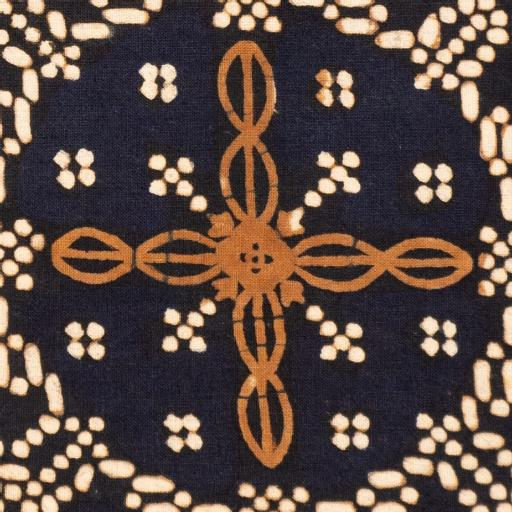
#> input picture Datasets/Batik Nitik 960/Demo/Training/1 Sekar Kemuning 1_rotate_180.jpg, 512 x 512 px, found by its file name; its folder holds only this picture in this run
$ jupyter execute --allow-errors '2. extract_texture.ipynb'
#> lines starting #> are read from the running program, lines starting #| are printed output that depends on the picture
[cell 1]
'''
REQUIREMENTS:
- Python version                     3.8.5
- opencv-python                      4.7.0.72
- matplotlib                         3.3.2
- pandas                             1.1.1
- pyfeats                            1.0.0
- os
- re

DATASET:
Minarno, Agus Eko; Nugroho, Hanung Adi; Soesanti, Indah (2023), “Batik Nitik 960”, Mendeley Data, V3, doi: 10.17632/sgh484jxzy.3

Link dataset: https://data.mendeley.com/datasets/vz7pzt2grf
'''

Import Images

[cell 2]
import cv2
import os
import re

def import_images(folder_path):
    # Buat list kosong buat penampung images dan label images
#> called with folder_path = 'Datasets\\Batik Nitik 960\\Demo\\Training'
    images = []
    labels = []
    # inisialiasi bentuk regex
    pattern = r'[ _]+'
    # Memeriksa apakah folder tersebut ada
    if os.path.exists(folder_path):
        # Mendapatkan daftar file dalam folder
        files = os.listdir(folder_path)
        # Loop melalui setiap file dalam folder
        for file_name in files:
            # Memeriksa apakah file tersebut adalah file gambar (misalnya, dengan ekstensi .jpg atau .png)
            if file_name.endswith(('.jpg', '.png', '.jpeg')):
                # Menggabungkan path lengkap ke file gambar
                image_path = os.path.join(folder_path, file_name)
                file_name = os.path.basename(image_path)

                """
                #############################################################################
                Kode di bawah digunakan untuk mencari label kelas atau jenis batiknya
                di sini saya menggunakan regex untuk mengekstrak teks nama jenis batiknya saja
                #############################################################################
                """
                # Mencari semua kata dalam nama file
                words = re.findall(r'\w+', file_name)
                # Menggabungkan kata-kata tersebut menjadi satu string
                result = ' '.join(words[1:-2])  # Mengabaikan kata pertama (angka) dan dua kata terakhir (n_rotate_a dan ekstensi)
                labels.append(result)

                """
                #############################################################################
                Kode di bawah digunakan untuk read image dan convert ke dalam grayscale
                #############################################################################
                """
                # Membaca gambar menggunakan OpenCV
                image = cv2.imread(image_path)
#> image is the input picture: shape (512, 512, 3); mean B, G, R 68.6, 75.5, 92.3
                gray = cv2.cvtColor(image, cv2.COLOR_BGR2GRAY) # Convert ke grayscale
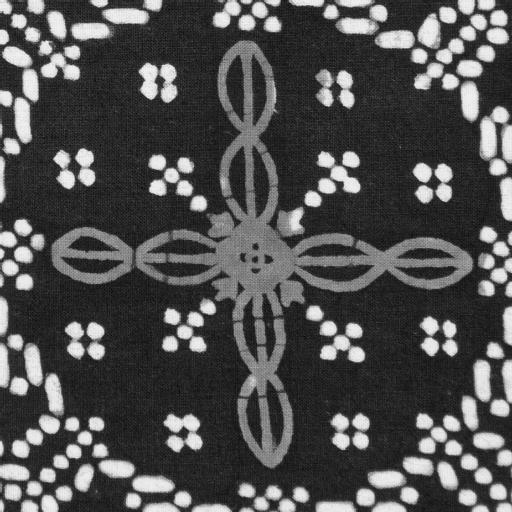
#> gray: shape (512, 512); min 3, max 249, mean 79.7
                images.append(gray)

            else:
                print(f"Ignoring non-image file: {file_name}")

    else:
        print(f"Folder not found: {folder_path}")

    print(len(images))
#| 1
    print(len(labels))

    return images, labels

[cell 3]
# Run function above
# Path ke folder yang berisi gambar
'''
############# READ ME ##############
Karena dataset yang terlalu besar yaitu 960 citra batik,
maka untuk pengembangan atau percobaan coding, di sini saya menggunakan sampel data saja
yang terdiri dari Data Training 10 citra dan Data Testing 3 citra

Jadi apabila ingin menggunakan full data 960 citra, directory path di bawah dapat disesuaikan
'''

# Data Training
folder_path_training = r"Datasets\Batik Nitik 960\Demo\Training" # Path ini diganti tergantung direktori tempat simpan filenya
images_training, labels_training = import_images(folder_path_training)
#> images_training = 1 item; labels_training = ['Sekar Kemuning']

# Data Testing
folder_path_testing = r"Datasets\Batik Nitik 960\Demo\Testing" # Path ini diganti tergantung direktori tempat simpan filenya
images_testing, labels_testing = import_images(folder_path_testing)

Show Image

[cell 4]
import matplotlib.pyplot as plt

def show_image(images, labels):
  plt.imshow(images[0], cmap='gray') # Tampilkan citra pada list images index 0
  plt.title(labels[0])
  plt.show()

[cell 5]
# Data Training
show_image(images_training, labels_training)

#> (a cell that did not finish here is left out)

Ekstraksi Fitur Tekstur

Ektraksi tekstur dibantu oleh library pyfeats, untuk mempelajari pyfeats beserta algoritma yang digunakan bisa kunjungi https://github.com/giakou4/pyfeats

[cell 7]
from pyfeats import *

class Features():
    #structure of the solution
    # [27 lines left out: function __init__, not called in this run]


def extract_texture(images, mask = None):
  FOS =  []
  GLCM_mean = []
  GLCM_range = []
  GLDS = []
  NGTDM = []
  SFM = []
  LTE = []
  FDTA =  []
  GLRLM = []
  FPS = []
  HOS = []
  LBP = []
  GLSZM = []

  for f in images:
    # 1. FOS
    features_FOS, labels_FOS = fos(f, mask)
    FOS.append(features_FOS)
    # 2. GLCM
    features_GLCM_mean, features_GLCM_range, labels_mean, labels_range = glcm_features(f, ignore_zeros=True)
    GLCM_mean.append(features_GLCM_mean)
    GLCM_range.append(features_GLCM_range)
    # 3. GLDS
    features_glds, labels_GLDS = glds_features(f, mask, Dx=[0,1,1,1], Dy=[1,1,0,-1])
    GLDS.append(features_glds)
    # 4. NGTDM
    features_NGTDM, labels_NGTDM = ngtdm_features(f, mask, d=1)
    NGTDM.append(features_NGTDM)
    # 5. SFM
    features_SFM, labels_SFM = sfm_features(f, mask, Lr=4, Lc=4)
    SFM.append(features_SFM)
    # 6. LTE
    features_LTE, labels_LTE = lte_measures(f, mask, l=7)
    LTE.append(features_LTE)
    # 7. FDTA
    h, labels_FDTA = fdta(f, mask, s=3)
    FDTA.append(h)
    # 8. GLRLM
    features_GLRLM, labels_GLRLM = glrlm_features(f, mask, Ng=256)
    GLRLM.append(features_GLRLM)
    # 9. FPS
    features_FPS, labels_FPS = fps(f, mask)
    FPS.append(features_FPS)
    # 10. HOS
    features_HOS, labels_HOS = hos_features(f, th=[135,140])
    HOS.append(features_HOS)
    # 11. LBP
    features_LBP, labels_LBP = lbp_features(f, mask, P=[8,16,24], R=[1,2,3])
    LBP.append(features_LBP)
    # 12. GLSZM
    features_GLSZM, labels_GLSZM = glszm_features(f, mask)
    GLSZM.append(features_GLSZM)
#> this loop made 1 pass
#> after the loop, FDTA = []; FOS = []; FPS = []; GLCM_mean = []; GLCM_range = []; GLDS = []; GLRLM = []; GLSZM = []; HOS = []; LBP = []; LTE = []; NGTDM = []; SFM = []

  # Panggil Class Features untuk membuat dan mengisi kamus features
  features = Features()
  features.FOS = FOS
  features.GLCM_mean = GLCM_mean
  features.GLCM_range = GLCM_range
  features.GLDS = GLDS
  features.NGTDM = NGTDM
  features.SFM = SFM
  features.LTE = LTE
  features.FDTA =  FDTA
  features.GLRLM = GLRLM
  features.FPS = FPS
  features.HOS = HOS
  features.LBP = LBP
  features.GLSZM = GLSZM
  features.Labels_FOS =  labels_FOS
  features.Labels_GLCM_mean = labels_mean
  features.Labels_GLCM_range = labels_range
  features.Labels_GLDS = labels_GLDS
  features.Labels_NGTDM = labels_NGTDM
  features.Labels_SFM = labels_SFM
  features.Labels_LTE = labels_LTE
  features.Labels_FDTA =  labels_FDTA
  features.Labels_GLRLM = labels_GLRLM
  features.Labels_FPS = labels_FPS
  features.Labels_HOS = labels_HOS
  features.Labels_LBP = labels_LBP
  features.Labels_GLSZM = labels_GLSZM

  return features


$ run again, on Datasets/Batik Nitik 960/Demo/Training/2 Sekar Liring 1_rotate_270.jpg
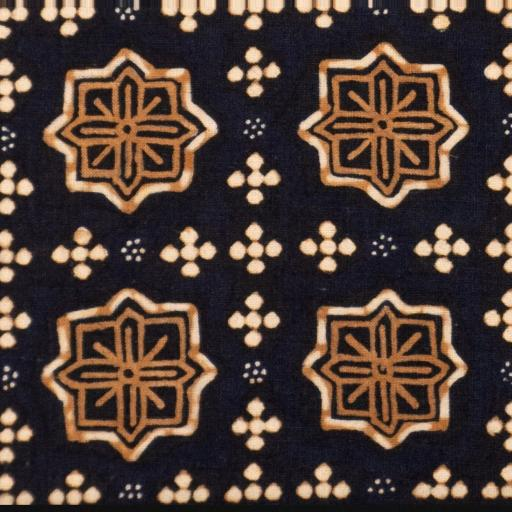
#> input picture Datasets/Batik Nitik 960/Demo/Training/2 Sekar Liring 1_rotate_270.jpg, 512 x 512 px, found by its file name
#> in import_images, image is the input picture: shape (512, 512, 3); mean B, G, R 54.7, 61.9, 78.2
#> in import_images, `gray = cv2.cvtColor(image, cv2.COLOR_BGR2GRAY)`:
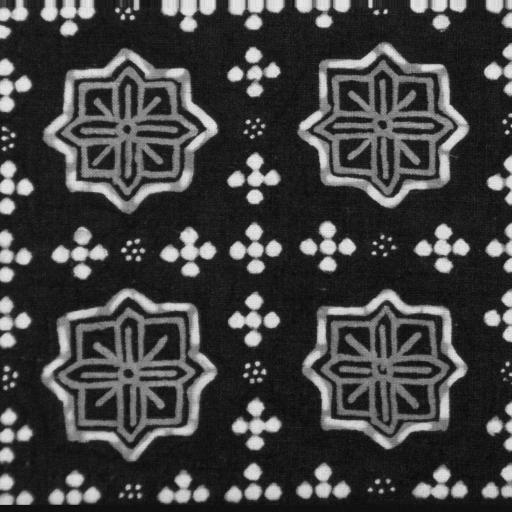
#> gray: shape (512, 512); min 2, max 239, mean 66
#| 1
#> images_training = 1 item; labels_training = ['Sekar Liring']
#> the loop in extract_texture, `for f in images:` made 1 pass
#> after the loop in extract_texture, `for f in images:`: FDTA = []

$ run again, on Datasets/Batik Nitik 960/Demo/Training/2 Sekar Liring 1_rotate_90.jpg
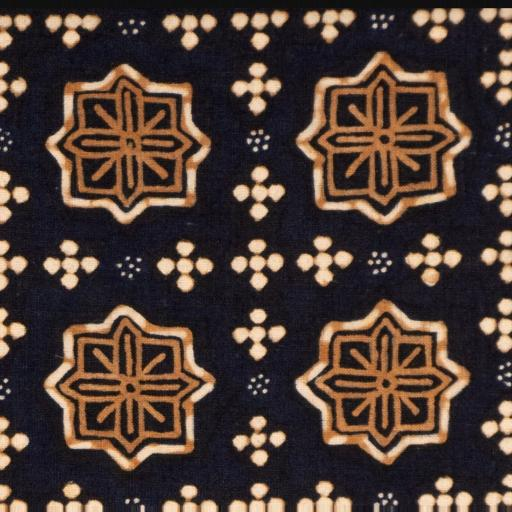
#> input picture Datasets/Batik Nitik 960/Demo/Training/2 Sekar Liring 1_rotate_90.jpg, 512 x 512 px, found by its file name
#> in import_images, image is the input picture: shape (512, 512, 3); mean B, G, R 53.7, 60.9, 77.2
#> in import_images, `gray = cv2.cvtColor(image, cv2.COLOR_BGR2GRAY)`:
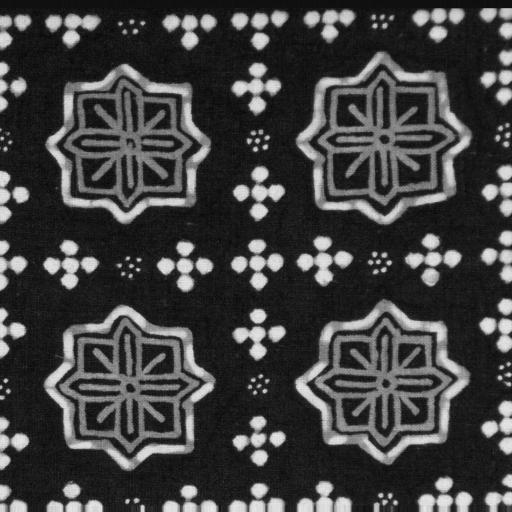
#> gray: shape (512, 512); min 4, max 236, mean 64.9
#| 1
#> images_training = 1 item; labels_training = ['Sekar Liring']
#> the loop in extract_texture, `for f in images:` made 1 pass
#> after the loop in extract_texture, `for f in images:`: FDTA = []

$ run again, on Datasets/Batik Nitik 960/Demo/Training/3 Sekar Duren 2_rotate_180.jpg
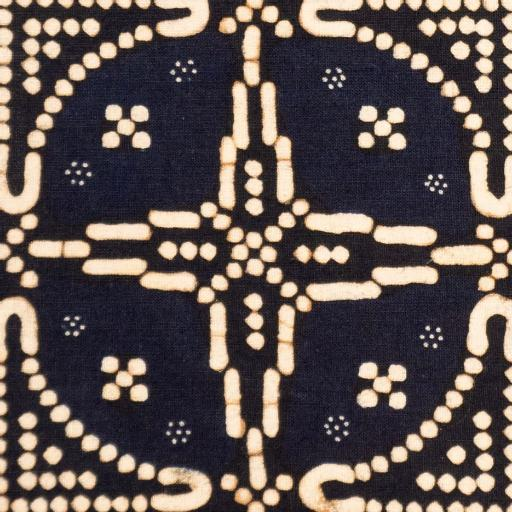
#> input picture Datasets/Batik Nitik 960/Demo/Training/3 Sekar Duren 2_rotate_180.jpg, 512 x 512 px, found by its file name
#> in import_images, image is the input picture: shape (512, 512, 3); mean B, G, R 82.5, 85.1, 95.6
#> in import_images, `gray = cv2.cvtColor(image, cv2.COLOR_BGR2GRAY)`:
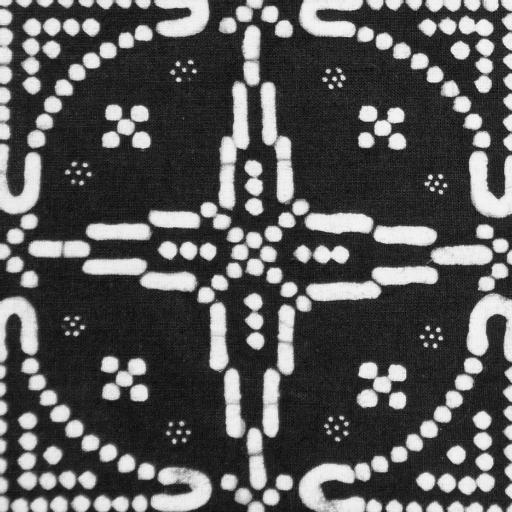
#> gray: shape (512, 512); min 1, max 251, mean 87.9
#| 1
#> images_training = 1 item; labels_training = ['Sekar Duren']
#> the loop in extract_texture, `for f in images:` made 1 pass
#> after the loop in extract_texture, `for f in images:`: FDTA = []

$ run again, on Datasets/Batik Nitik 960/Demo/Training/1 Sekar Kemuning 1_rotate_270.jpg
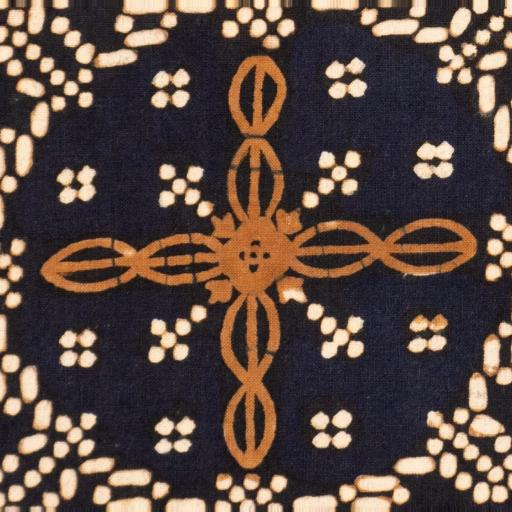
#> input picture Datasets/Batik Nitik 960/Demo/Training/1 Sekar Kemuning 1_rotate_270.jpg, 512 x 512 px, found by its file name
#> in import_images, image is the input picture: shape (512, 512, 3); mean B, G, R 66.5, 73.5, 90.5
#> in import_images, `gray = cv2.cvtColor(image, cv2.COLOR_BGR2GRAY)`:
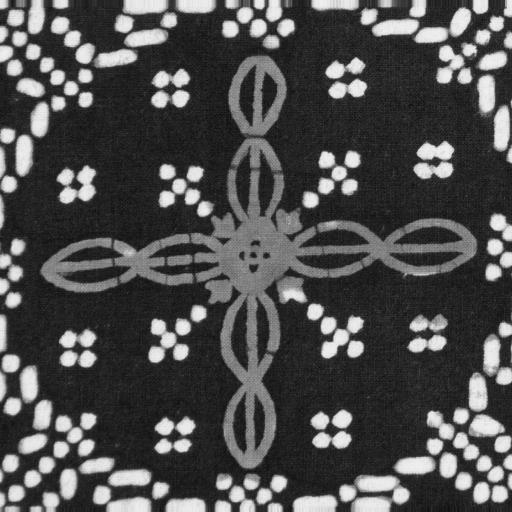
#> gray: shape (512, 512); min 11, max 248, mean 77.8
#| 1
#> images_training = 1 item; labels_training = ['Sekar Kemuning']
#> the loop in extract_texture, `for f in images:` made 1 pass
#> after the loop in extract_texture, `for f in images:`: FDTA = []
